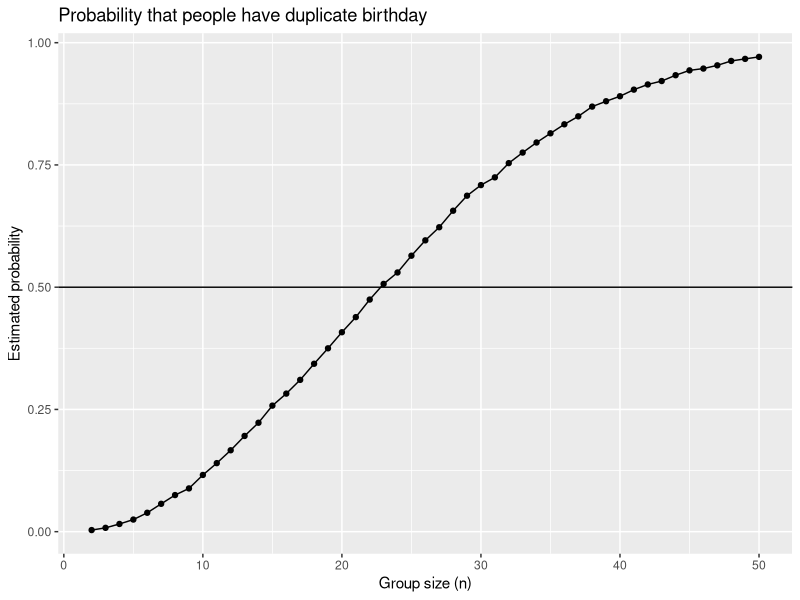
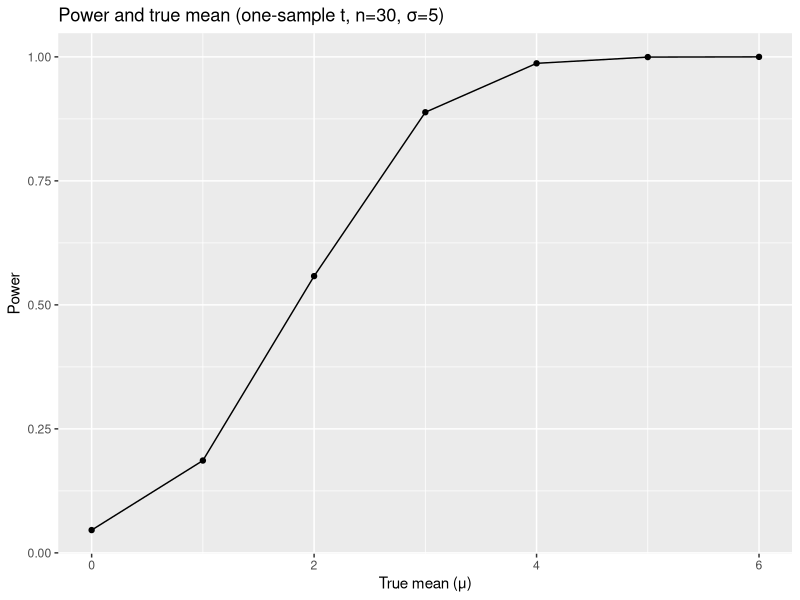
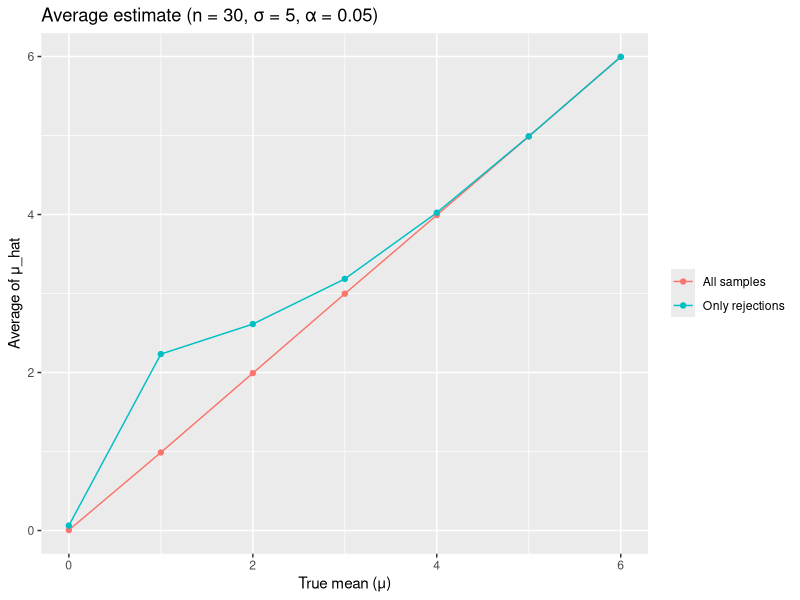

Write R code to recreate these figures, in order.
## ---- chunk 1
knitr::opts_chunk$set(echo = TRUE)
library(tidyverse)
library(broom)
library(ggplot2)
library(dplyr)
set.seed(123)
## ---- chunk 2
check <- function(n) {
         any(duplicated(sample.int(365, size = n, replace = TRUE)))
}

# For group size of 2-50, run simulation 10000 times for each size
n_size <- 2:50
prob <- numeric(length(n_size))
for (i in seq_along(n_size)) {
    n <- n_size[i]
    prob[i] <- mean(replicate(10000, check(n)))
}
sim <- data.frame(n = n_size, prob = prob)

# Plot showing probability and group size
sim |>
    ggplot(aes(x = n, y = prob)) + geom_line() + geom_point() +
    geom_hline(yintercept = 0.5) +
    labs(title = "Probability that people have duplicate birthday", 
         x = "Group size (n)", y = "Estimated probability")
## ---- chunk 3
n <- 30
sigma <- 5
n_mu <- 0:6
alpha <- 0.05

# Simulation for a certain mu_true, return estimate and p-value
simulate <- function(mu_true) {
            x <- rnorm(n, mean = mu_true, sd = sigma)
            tt <- t.test(x, mu = 0)
            c(estimate = unname(tt$estimate), p.value = tt$p.value, 
              mu_true = mu_true)
}

# Simulation for all mu_true
result_list <- vector("list", length(n_mu))
for (i in seq_along(n_mu)) {
    mu <- n_mu[i]
    one_mu <- replicate(5000, simulate(mu), simplify = FALSE)
    result_list[[i]] <- bind_rows(one_mu)
}
# 7*5000 rows with 3 columns, estimate, p-value and mu_true 
sim_raw <- bind_rows(result_list)

# Calculate power
power_df <- sim_raw |>
            group_by(mu_true) |>
            summarise(power = mean(p.value < alpha), .groups = "drop")

# Calculate estimate mean
estimate_df <- sim_raw |>
               group_by(mu_true) |>
               summarise(mean_est = mean(estimate), 
                         mean_est_reject = mean(estimate[p.value < alpha]),
                         .groups = "drop")

# Plot of power and true mean
power_df |>
         ggplot(aes(x = mu_true, y = power)) + geom_line() + geom_point() +
         labs(title = "Power and true mean (one-sample t, n=30, σ=5)",
              x = "True mean (μ)", y = "Power")
## ---- chunk 4
# Calculate mean in all sample and rejected sample
estimate_long <- estimate_df |>
                 pivot_longer(cols = c(mean_est, mean_est_reject), 
                              names_to = "type", values_to = "mean_hat") |>
                 mutate(type = recode(type, mean_est = "All samples",
                                      mean_est_reject = "Only rejections"))

# Plot of average estimate of sample mean and true mean
estimate_long |>
              ggplot(aes(x = mu_true, y = mean_hat, color = type)) +
              geom_line() + geom_point() + 
              labs(title = "Average estimate (n = 30, σ = 5, α = 0.05)",
                   x = "True mean (μ)", y = "Average of μ_hat") +
              theme(legend.title = element_blank())
